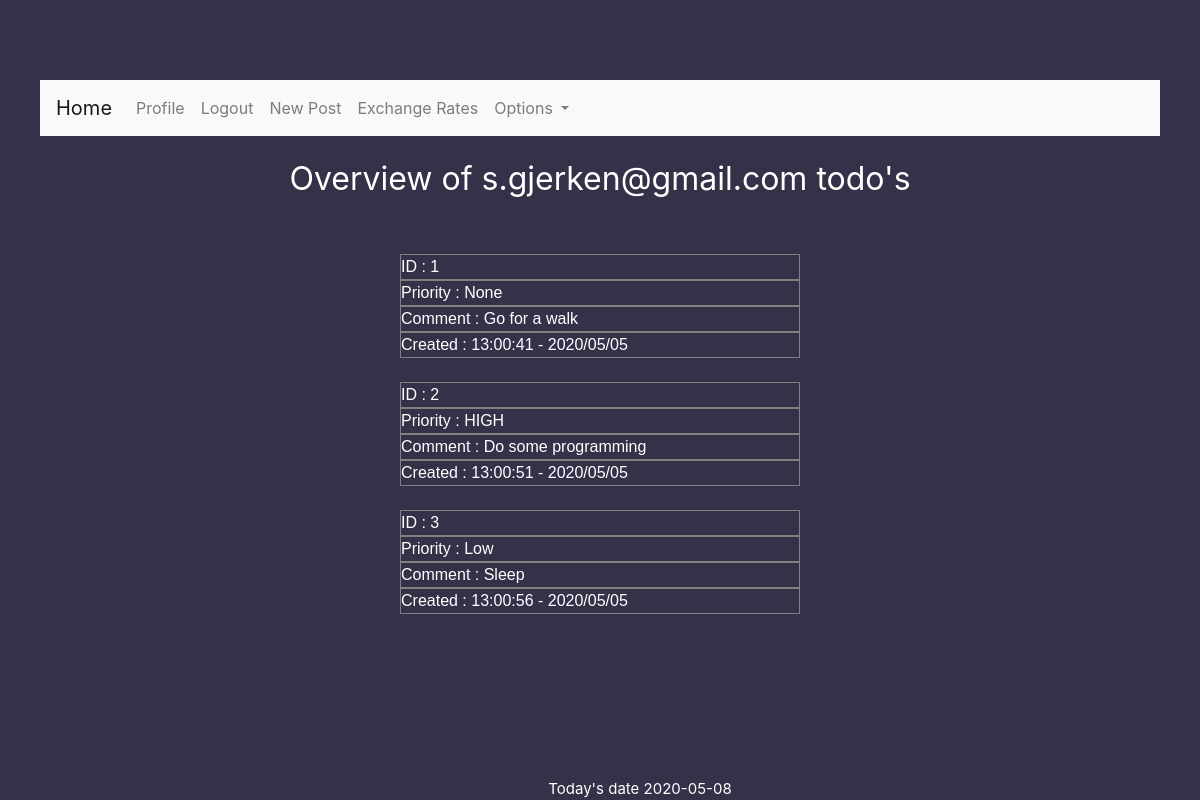
The page /todo/all (signed in) on the database its author committed.
### web_app/models.py (models this page shows, shortened)
class Users(db.Model, UserMixin):
    id = db.Column(db.Integer, primary_key=True)
    username = db.Column(db.String(25), unique=True, nullable=False)
    password = db.Column(db.String(60), nullable=False)
    date_reg = db.Column(db.DateTime, default=datetime.utcnow, nullable=False)
    mail = db.Column(db.String(120), unique=True, nullable=False)
    image_file = db.Column(db.String(20), nullable=False, default='default.png')
    post = db.relationship('Post', backref='author', lazy=True)
    todo = db.relationship('Todo', backref='mail', lazy=True)

class Todo(db.Model):
    id = db.Column(db.Integer, primary_key=True)
    comment = db.Column(db.Text, nullable=False)
    date_created = db.Column(db.DateTime, nullable=False, default=datetime.now)
    priority = db.Column(db.String, nullable=False)
    todo_mail = db.Column(db.String, db.ForeignKey('users.mail'))

### web_app/routes.py (the view)
@app.route("/todo/all")
@login_required
def todo_all():
    if current_user.is_authenticated:
        todos = Todo.query.all()
        return render_template("all_todos.html", todos=todos, date_now=date_now, title="My Todo's")

### web_app/models.py (called while the page is built)
@login_manager.user_loader
def load_user(user_id):
    return Users.query.get(int(user_id))

### web_app/templates/all_todos.html
{% extends "layout.html" %}
{% block h1 %}<h1 id="main-h1"><small>Overview of {{ current_user.mail }} todo's </small></h1>{% endblock h1 %}
{% block paragraph %}
{% for todo in todos %}
<br>
<div id="todo-p"> ID : {{ todo.id }} </div>
<div id="todo-p"> Priority : {{ todo.priority }} </div>
<div id="todo-p"> Comment : {{ todo.comment }} </div>
<div id="todo-p"> Created : {{ todo.date_created.strftime('%H:%M:%S - %Y/%m/%m') }}</div>
{% endfor %}
{% endblock paragraph %}

### web_app/static/main.css (style rules this page uses)
body { background: #fafafa; color: #333333; margin-top: 5rem; }
h1, h2, h3, h4, h5, h6 { color: #444444; }

### web_app/templates/layout.html (style rules this page uses)
#main-body { background: #343148; margin 0 auto; padding: 0 40px; color: white; }
#main-h1 { text-align: center; font-size: 40; color: white; }
#todo-p { margin: auto; width: 50%; border: 1px solid grey; position: center; font-family: sans-serif; color: white; background: #343148; width: 400px; length: 500px; }

### rows shown on the page
Users: mail "s.gjerken@gmail.com"
Todo: id "1", priority "None", comment "Go for a walk", date_created "13:00:41 - 2020/05/05"
Todo: id "2", priority "HIGH", comment "Do some programming", date_created "13:00:51 - 2020/05/05"
Todo: id "3", priority "Low", comment "Sleep", date_created "13:00:56 - 2020/05/05"

### other values the page prints
{{ date_now }} "2020-05-08"
